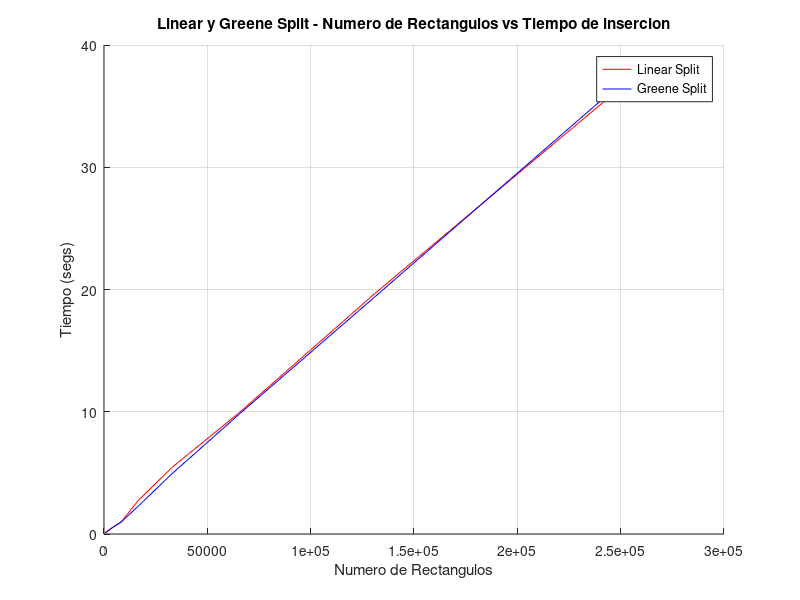
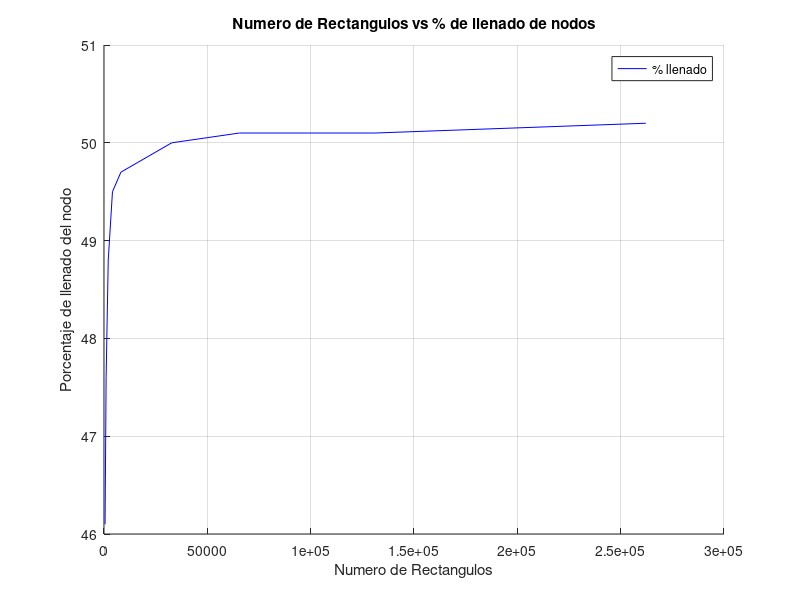
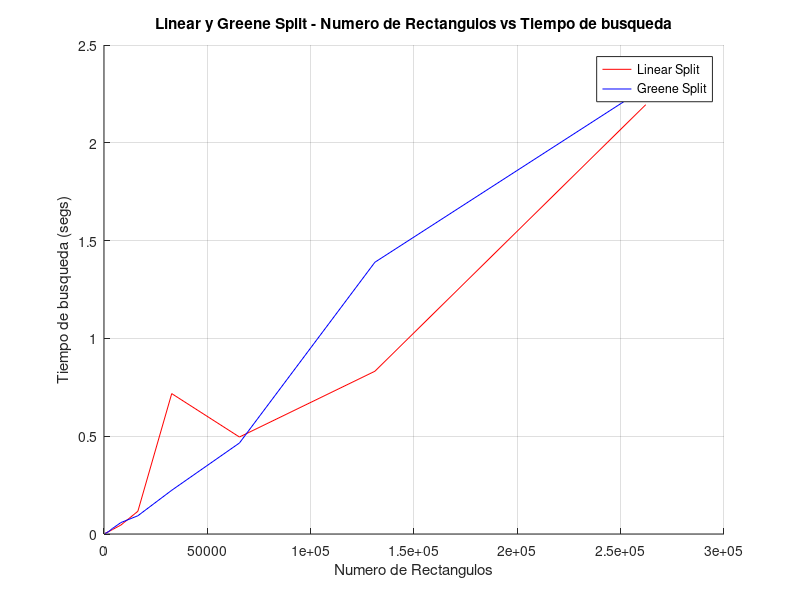
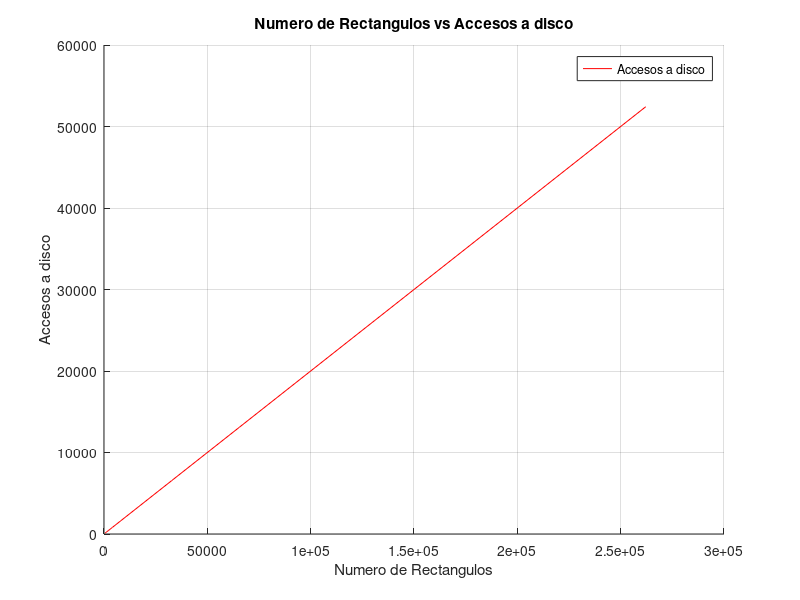

These charts were generated, in order, by the following MATLAB code:
# Inicializador

start = 9;
finish = 18;
for i = start : finish
  rectangles(i - start + 1) = 2^i;
end

# --- START DATA --- #

# Tiempos Inserción Linear Split

lst(1) = 0.090544;
lst(2) = 0.164019;
lst(3) = 0.298953;
lst(4) = 0.521460;
lst(5) = 0.966952;
lst(6) = 2.704462;
lst(7) = 5.425123;
lst(8) = 9.942731;
lst(9) = 19.675351;
lst(10) = 38.226344;

# Tiempos Inserción Greene Split

gst(1) = 0.079349;
gst(2) = 0.134480;
gst(3) = 0.260028;
gst(4) = 0.534319;
gst(5) = 0.963934;
gst(6) = 2.247448;
gst(7) = 4.912580;
gst(8) = 9.818921;
gst(9) = 19.402311;
gst(10) = 38.643265;

# Porcentajes de llenado

percent_fill(1) = 46.1;
percent_fill(2) = 47.6;
percent_fill(3) = 48.8;
percent_fill(4) = 49.5;
percent_fill(5) = 49.7;
percent_fill(6) = 49.8;
percent_fill(7) = 50.0;
percent_fill(8) = 50.1;
percent_fill(9) = 50.1;
percent_fill(10) = 50.2;

# Accesos a disco

disk_access(1) = 102;
disk_access(2) = 204;
disk_access(3) = 408;
disk_access(4) = 818;
disk_access(5) = 1638;
disk_access(6) = 3276;
disk_access(7) = 6552;
disk_access(8) = 13106;
disk_access(9) = 26214;
disk_access(10) = 52428;

# Tiempos Búsqueda Linear Split (seg)

linear_search_time(1) = 0.002877;
linear_search_time(2) = 0.005631;
linear_search_time(3) = 0.011399;
linear_search_time(4) = 0.022630;
linear_search_time(5) = 0.045872;
linear_search_time(6) = 0.116145;
linear_search_time(7) = 0.717755;
linear_search_time(8) = 0.495848;
linear_search_time(9) = 0.832019;
linear_search_time(10) = 2.194899;

# Tiempos Búsqueda Greene Split (seg)

greene_search_time(1) = 0.002891;
greene_search_time(2) = 0.005252;
greene_search_time(3) = 0.010876;
greene_search_time(4) = 0.028296;
greene_search_time(5) = 0.058527;
greene_search_time(6) = 0.093235;
greene_search_time(7) = 0.223559;
greene_search_time(8) = 0.465250;
greene_search_time(9) = 1.389346;
greene_search_time(10) = 2.282709;

# --- END DATA --- #

# Plot para Inserción

figure(1);
hold on;
plot(rectangles, lst, "r");
plot(rectangles, gst, "b");
legend("Linear Split", "Greene Split");
grid on;
xlabel ("Numero de Rectangulos");
ylabel ("Tiempo (segs)");
title ("Linear y Greene Split - Numero de Rectangulos vs Tiempo de insercion");
hold off;

# Plot para espacio y % de llenado

figure(2);
hold on;
plot(rectangles, percent_fill, "b");
grid on;
legend("% llenado");
xlabel ("Numero de Rectangulos");
ylabel ("Porcentaje de llenado del nodo");
title ("Numero de Rectangulos vs % de llenado de nodos");
hold off;

# Plot para búsqueda

figure(3);
hold on;
plot(rectangles, linear_search_time, "r");
plot(rectangles, greene_search_time, "b");
legend("Linear Split", "Greene Split");
grid on;
xlabel ("Numero de Rectangulos");
ylabel ("Tiempo de busqueda (segs)");
title ("Linear y Greene Split - Numero de Rectangulos vs Tiempo de busqueda");
hold off;

# Plot para accesos a disco

figure(4);
hold on;
plot(rectangles, disk_access, "r");
legend("Accesos a disco");
grid on;
xlabel ("Numero de Rectangulos");
ylabel ("Accesos a disco");
title ("Numero de Rectangulos vs Accesos a disco");
hold off;
